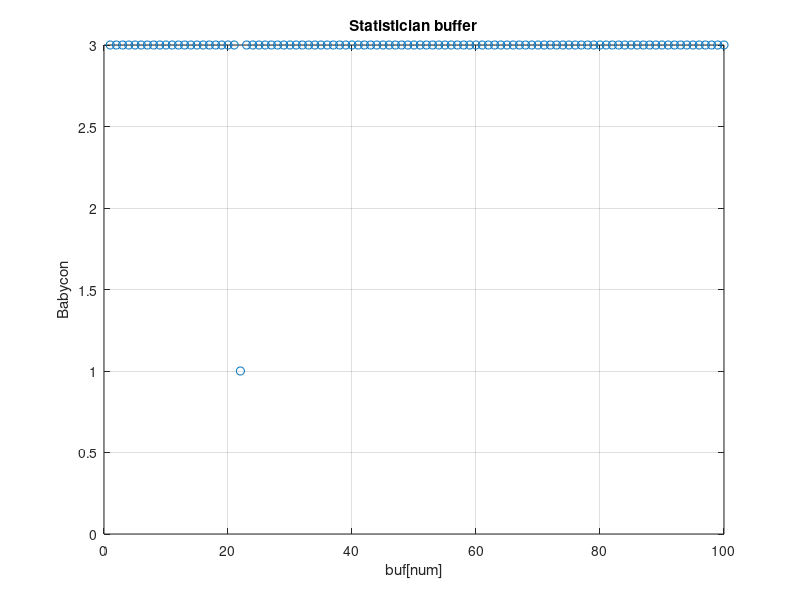
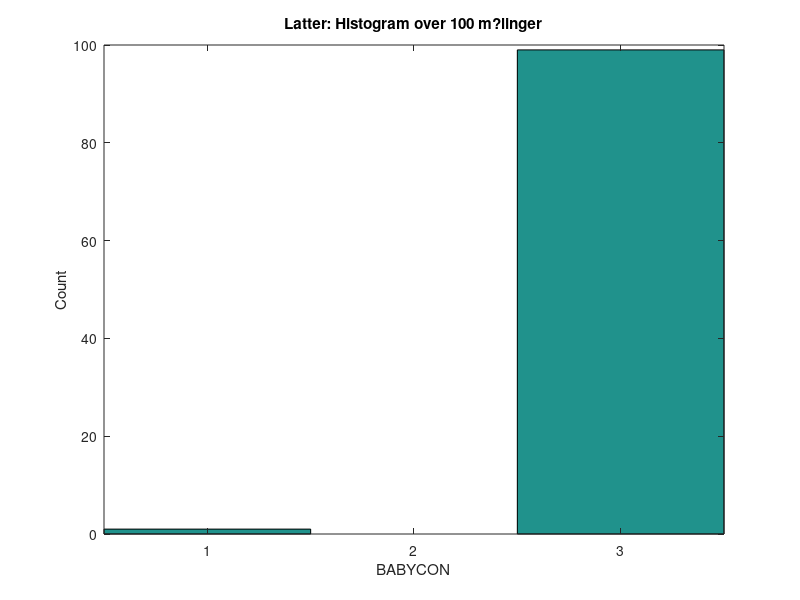

These figures' MATLAB source, in order:
clc, clear, close all
%**** HISTOGRAM PLOTTER *****************************************
load Latter.dat;
x = Latter;
N = length(x);

%**** Plot sample ***********************************************
figure(1)
plot(x,'o')
xlabel('buf[num]')
ylabel('Babycon')
title('Statistician buffer')
grid on
axis([0 N 0 3])

%**** Plot histogram ********************************************
edges = [1 2 3];
figure(2), hist(x, edges)
xlabel('BABYCON')
ylabel('Count')
title('Latter: Histogram over 100 m?linger')